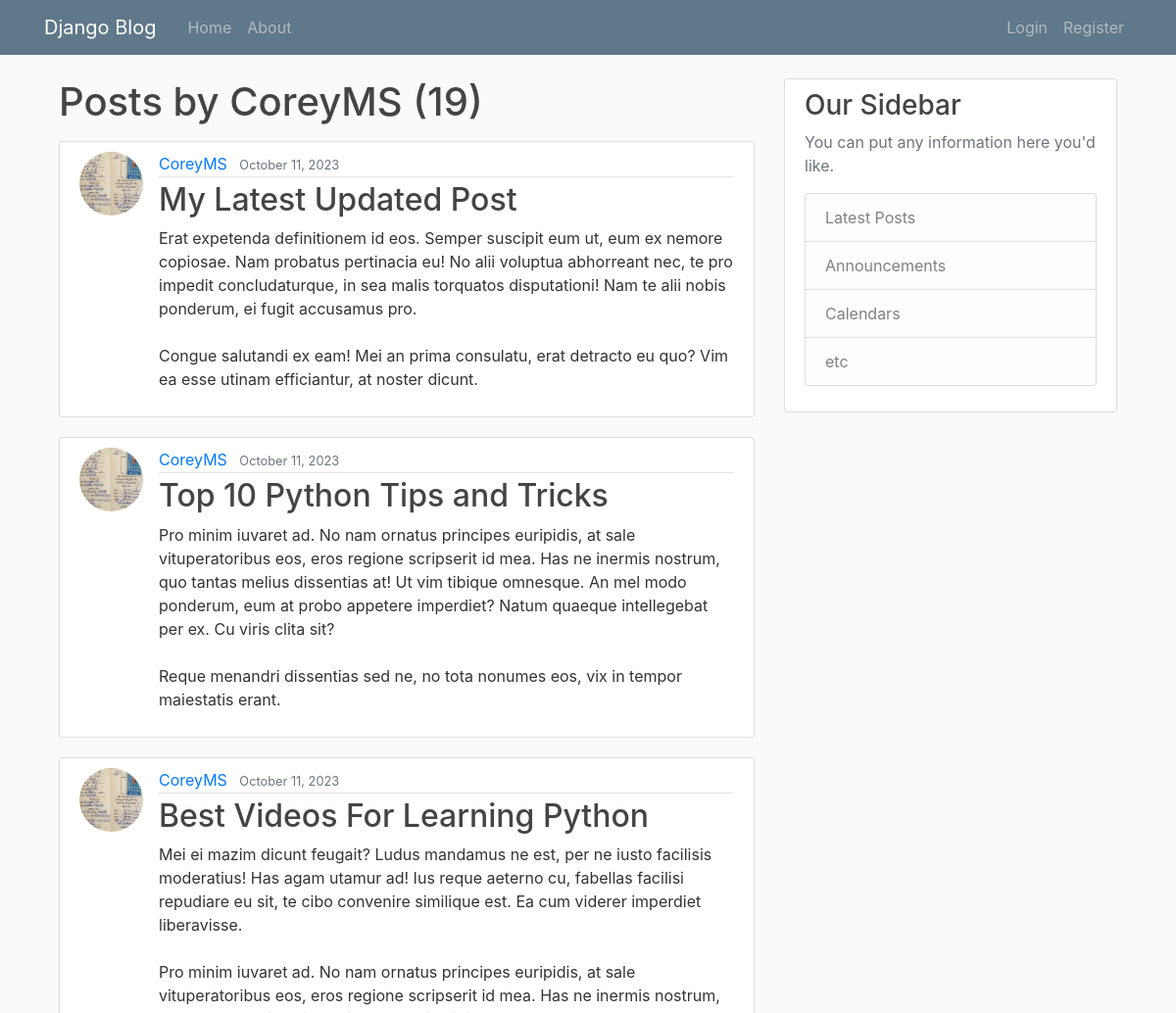
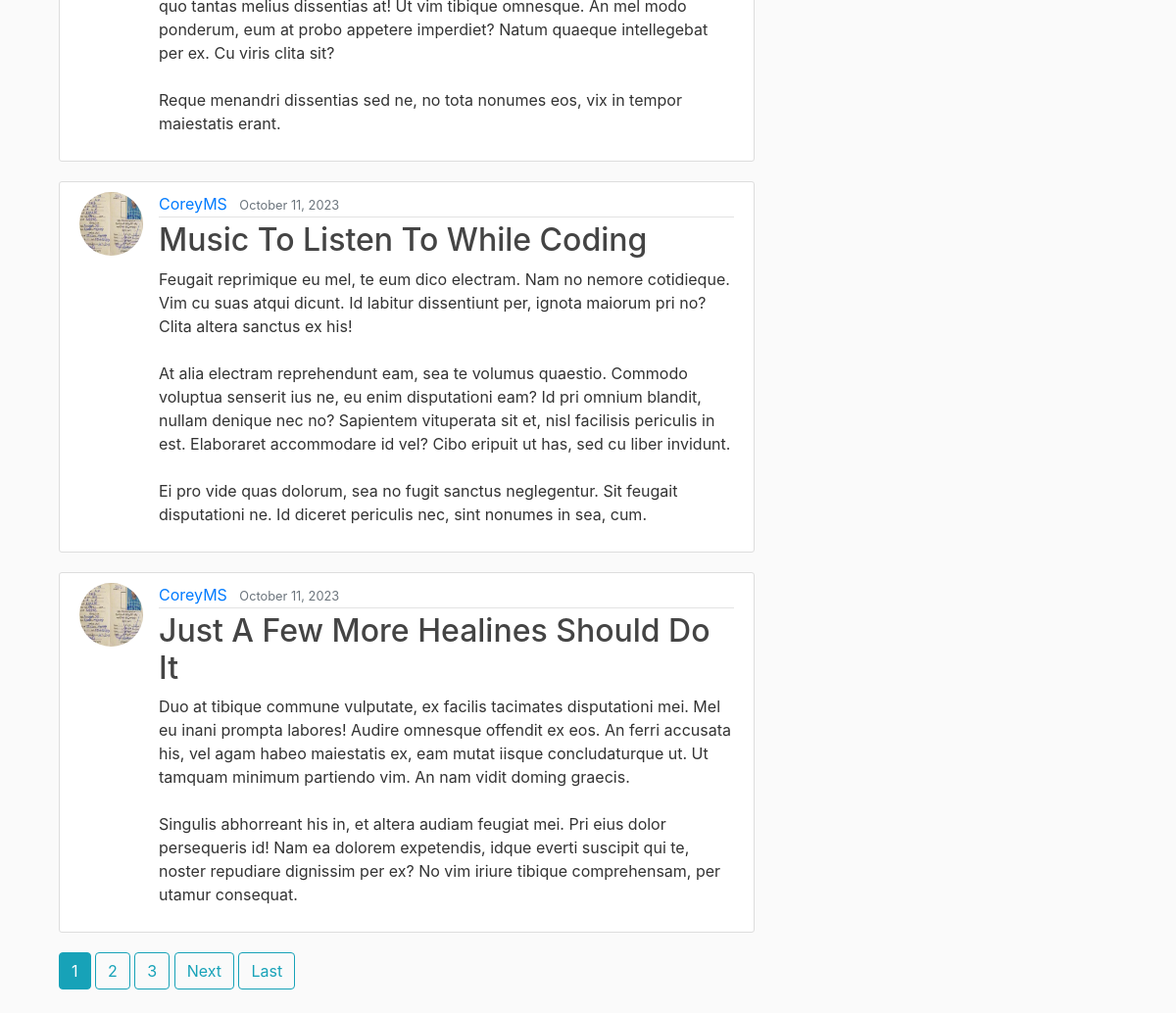
The app's page /user/CoreyMS with its own data (2 pictures, top to bottom).
### blog/models.py (models this page shows, shortened)
class Post(models.Model):
    title = models.CharField(max_length=100)
    content = models.TextField()
    date_posted = models.DateTimeField(default=timezone.now)
    author = models.ForeignKey(User, on_delete=models.CASCADE)

### users/models.py (models this page shows, shortened)
class Profile(models.Model):
    user = models.OneToOneField(User,on_delete=models.CASCADE)
    image = models.ImageField(default='default.jpg',upload_to='profile_pics')

### blog/views.py (the view)
# urls.py: path('user/<str:username>', UserPostListView.as_view(), name='user-posts'),
class UserPostListView(ListView):
    model=Post
    template_name='blog/user_posts.html'
    context_object_name='posts'
    paginate_by=5
    def get_queryset(self):
        user =get_object_or_404(User,username=self.kwargs.get('username'))
        return Post.objects.filter(author=user).order_by('-date_posted')

### blog/templates/blog/user_posts.html (shortened to what this page needs)
{% extends "blog/base.html" %}
{% block content %}
    <h1 class="mb-3">Posts by {{ view.kwargs.username }} ({{ page_obj.paginator.count }})</h1>
    {% for post in posts %}
        <article class="media content-section">
            <img class="rounded-circle article-img" src="{{ post.author.profile.image.url }}" alt="">
            <div class="media-body">
                <div class="article-metadata">
                    <a class="mr-2" href="{% url 'user-posts' post.author.username %}">{{ post.author }}</a>
                    <small class="text-muted">{{ post.date_posted|date:"F d, Y" }}</small>
                </div>
                <h2><a class="article-title" href="{% url 'post-detail' post.id %}">{{ post.title }}</a></h2>
                <p class="article-content">{{ post.content }}</p>
            </div>
        </article>
    {% endfor %}
{% if is_paginated %}
{% for num in page_obj.paginator.page_range %}
{% if page_obj.number == num %}
<a class="btn btn-info mb-4" href="?page={{ num }}">{{ num }}</a>
{% elif num > page_obj.number|add:'-3' and num < page_obj.number|add:'3' %} <a class="btn btn-outline-info mb-4"
    href="?page={{ num }}">{{ num }}</a>
    {% endif %}
    {% endfor %}
    {% if page_obj.has_next %}
    <a class="btn btn-outline-info mb-4" href="?page={{ page_obj.next_page_number }}">Next</a>
    <a class="btn btn-outline-info mb-4" href="?page={{page_obj.paginator.num_pages}}">Last</a>
    {% endif %}
    {% endif %}
    {% endblock content%}

### blog/static/blog/main.css (style rules this page uses)
body { background: #fafafa; color: #333333; margin-top: 5rem; }
h1, h2, h3, h4, h5, h6 { color: #444444; }
.content-section { background: #ffffff; padding: 10px 20px; border: 1px solid #dddddd; border-radius: 3px; margin-bottom: 20px; }
.article-title { color: #444444; }
.article-content { white-space: pre-line; }
.article-img { height: 65px; width: 65px; margin-right: 16px; }
.article-metadata { padding-bottom: 1px; margin-bottom: 4px; border-bottom: 1px solid #e3e3e3 }

### records on screen
Post: author.profile.image (picture), author "CoreyMS", date_posted "October 11, 2023", title "My Latest Updated Post", content "Erat expetenda definitionem id eos. Semper suscipit eum ut, eum ex nemore copiosae. Nam probatus pertinacia eu! No alii voluptua abhorreant nec, te pro impedit concludaturque, in sea malis torquatos disputationi! Nam te alii nobis ponderum, ei fugit accusamus pro. Congue salutandi ex eam! Mei an prima consulatu, erat detracto eu quo? Vim ea esse utinam efficiantur, at noster dicunt."
Post: author.profile.image (picture), author "CoreyMS", date_posted "October 11, 2023", title "Top 10 Python Tips and Tricks", content "Pro minim iuvaret ad. No nam ornatus principes euripidis, at sale vituperatoribus eos, eros regione scripserit id mea. Has ne inermis nostrum, quo tantas melius dissentias at! Ut vim tibique omnesque. An mel modo ponderum, eum at probo appetere imperdiet? Natum quaeque intellegebat per ex. Cu viris clita sit? Reque menandri dissentias sed ne, no tota nonumes eos, vix in tempor maiestatis erant."
Post: author.profile.image (picture), author "CoreyMS", date_posted "October 11, 2023", title "Best Videos For Learning Python", content "Mei ei mazim dicunt feugait? Ludus mandamus ne est, per ne iusto facilisis moderatius! Has agam utamur ad! Ius reque aeterno cu, fabellas facilisi repudiare eu sit, te cibo convenire similique est. Ea cum viderer imperdiet liberavisse. Pro minim iuvaret ad. No nam ornatus principes euripidis, at sale vituperatoribus eos, eros regione scripserit id mea. Has ne inermis nostrum, quo tantas melius dissentias at! Ut vim tibique omnesque. An mel modo ponderum, eum at probo appetere imperdiet? Natum quaeque intellegebat per ex. Cu viris clita sit? Reque menandri dissentias sed ne, no tota nonumes eos, vix in tempor maiestatis erant."
Post: author.profile.image (picture), author "CoreyMS", date_posted "October 11, 2023", title "Music To Listen To While Coding", content "Feugait reprimique eu mel, te eum dico electram. Nam no nemore cotidieque. Vim cu suas atqui dicunt. Id labitur dissentiunt per, ignota maiorum pri no? Clita altera sanctus ex his! At alia electram reprehendunt eam, sea te volumus quaestio. Commodo voluptua senserit ius ne, eu enim disputationi eam? Id pri omnium blandit, nullam denique nec no? Sapientem vituperata sit et, nisl facilisis periculis in est. Elaboraret accommodare id vel? Cibo eripuit ut has, sed cu liber invidunt. Ei pro vide quas dolorum, sea no fugit sanctus neglegentur. Sit feugait disputationi ne. Id diceret periculis nec, sint nonumes in sea, cum."
Post: author.profile.image (picture), author "CoreyMS", date_posted "October 11, 2023", title "Just A Few More Healines Should Do It", content "Duo at tibique commune vulputate, ex facilis tacimates disputationi mei. Mel eu inani prompta labores! Audire omnesque offendit ex eos. An ferri accusata his, vel agam habeo maiestatis ex, eam mutat iisque concludaturque ut. Ut tamquam minimum partiendo vim. An nam vidit doming graecis. Singulis abhorreant his in, et altera audiam feugiat mei. Pri eius dolor persequeris id! Nam ea dolorem expetendis, idque everti suscipit qui te, noster repudiare dignissim per ex? No vim iriure tibique comprehensam, per utamur consequat."

### other values on screen
{{ view.kwargs.username }} "CoreyMS"
{{ page_obj.paginator.count }} "19"
{{ num }} "1"
{{ num }} "2" "3"
